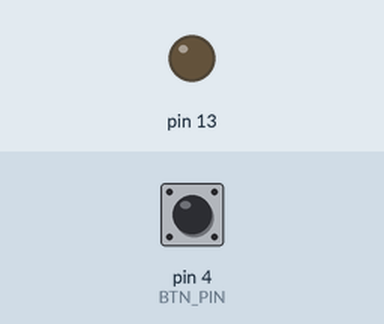
Recording of a sketch running on a simulated Arduino Uno, built with avr-gcc and run on an emulated ATmega328P. Shown: output pins drawn as LEDs (lit = HIGH). Inputs (shaded band) come from the test bench; at power-on: pin 4 (BTN_PIN) LOW.

Above: at 1.2 s.
1.3 s: pin 4 (BTN_PIN) pulled HIGH for 0.15 s
At 1.37 s:
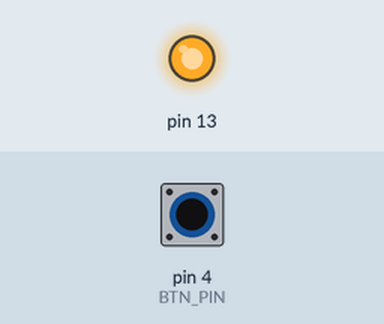
2.9 s: pin 4 (BTN_PIN) pulled HIGH for 3.2 s
At 6.8 s:
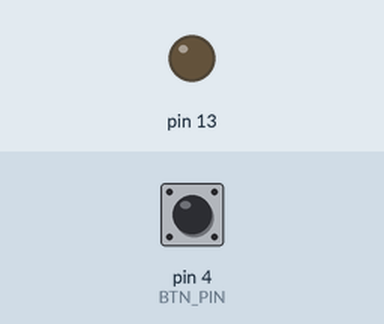
Timing chart, 0 to 8.3 s (numbered marks = the images above; inputs shaded):
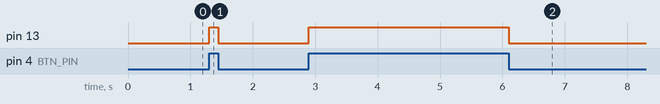

The sketch:

code.ino
```cpp
#define BTN_PIN 4
void setup() {
  pinMode(13,OUTPUT);
  pinMode(BTN_PIN,INPUT);
}

void loop() {
  while(digitalRead(BTN_PIN)){
    digitalWrite(13,HIGH);
  }
    digitalWrite(13,LOW);
}
```

Measured:
- after the input at 1.3 s, pin 13: LOW → HIGH at once, → LOW 0.15 s later
- after the input at 2.9 s, pin 13: LOW → HIGH at once, → LOW 3.2 s later
